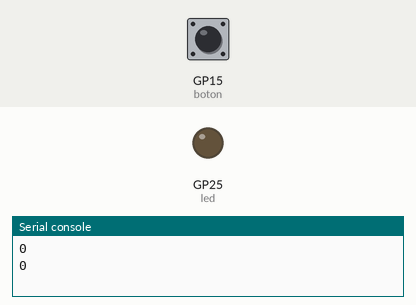
The program below on a simulated Raspberry Pi Pico running MicroPython. On the bench: output pins drawn as LEDs (lit = HIGH), the last lines printed to the serial console. The inputs (shaded band) are chosen by the test bench; at power-on: GP15 (boton) LOW.

Above: at 1.2 s.
1.3 s: GP15 (boton) pulled HIGH for 1 s
At 3.3 s:
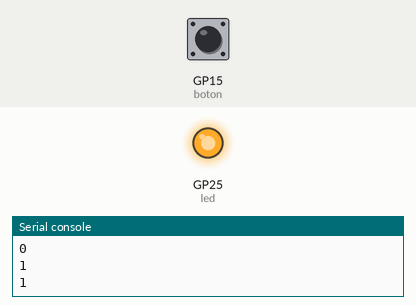
3.8 s: GP15 (boton) pulled HIGH for 0.6 s
At 5.6 s:
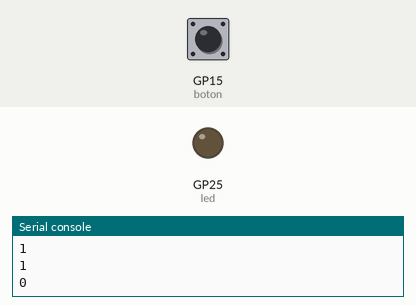
6.5 s: GP15 (boton) pulled HIGH for 3.2 s
At 8.4 s:
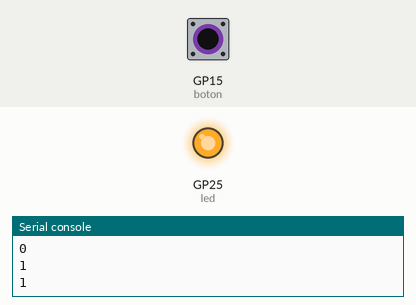
Timing chart, 0 to 9.9 s (numbered marks = the images above; inputs shaded):
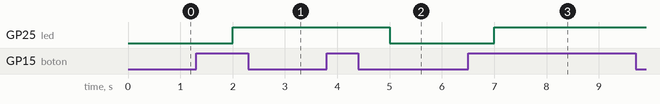

The program:

latchingButton.py
```python
from machine import Pin
import utime

led=Pin(25,Pin.OUT)
boton=Pin(15,Pin.IN,Pin.PULL_DOWN)
opc=0

while True:
    if(boton.value()==1):
        led.value(1)
        print(boton.value())
        opc=1
        utime.sleep(1)
        while opc==1:
            led.value(1)
            print(opc)
            if(boton.value()==1):
                opc=0
            else:
                opc=1
            utime.sleep(1)
    else:
        led.value(0)
        print(boton.value())
        utime.sleep(1)
```

Measured:
- after the input at 1.3 s, GP25 (led): LOW → HIGH after 0.70 s
- after the input at 3.8 s, GP25 (led): HIGH → LOW after 1.2 s
- after the input at 6.5 s, GP25 (led): LOW → HIGH after 0.50 s
